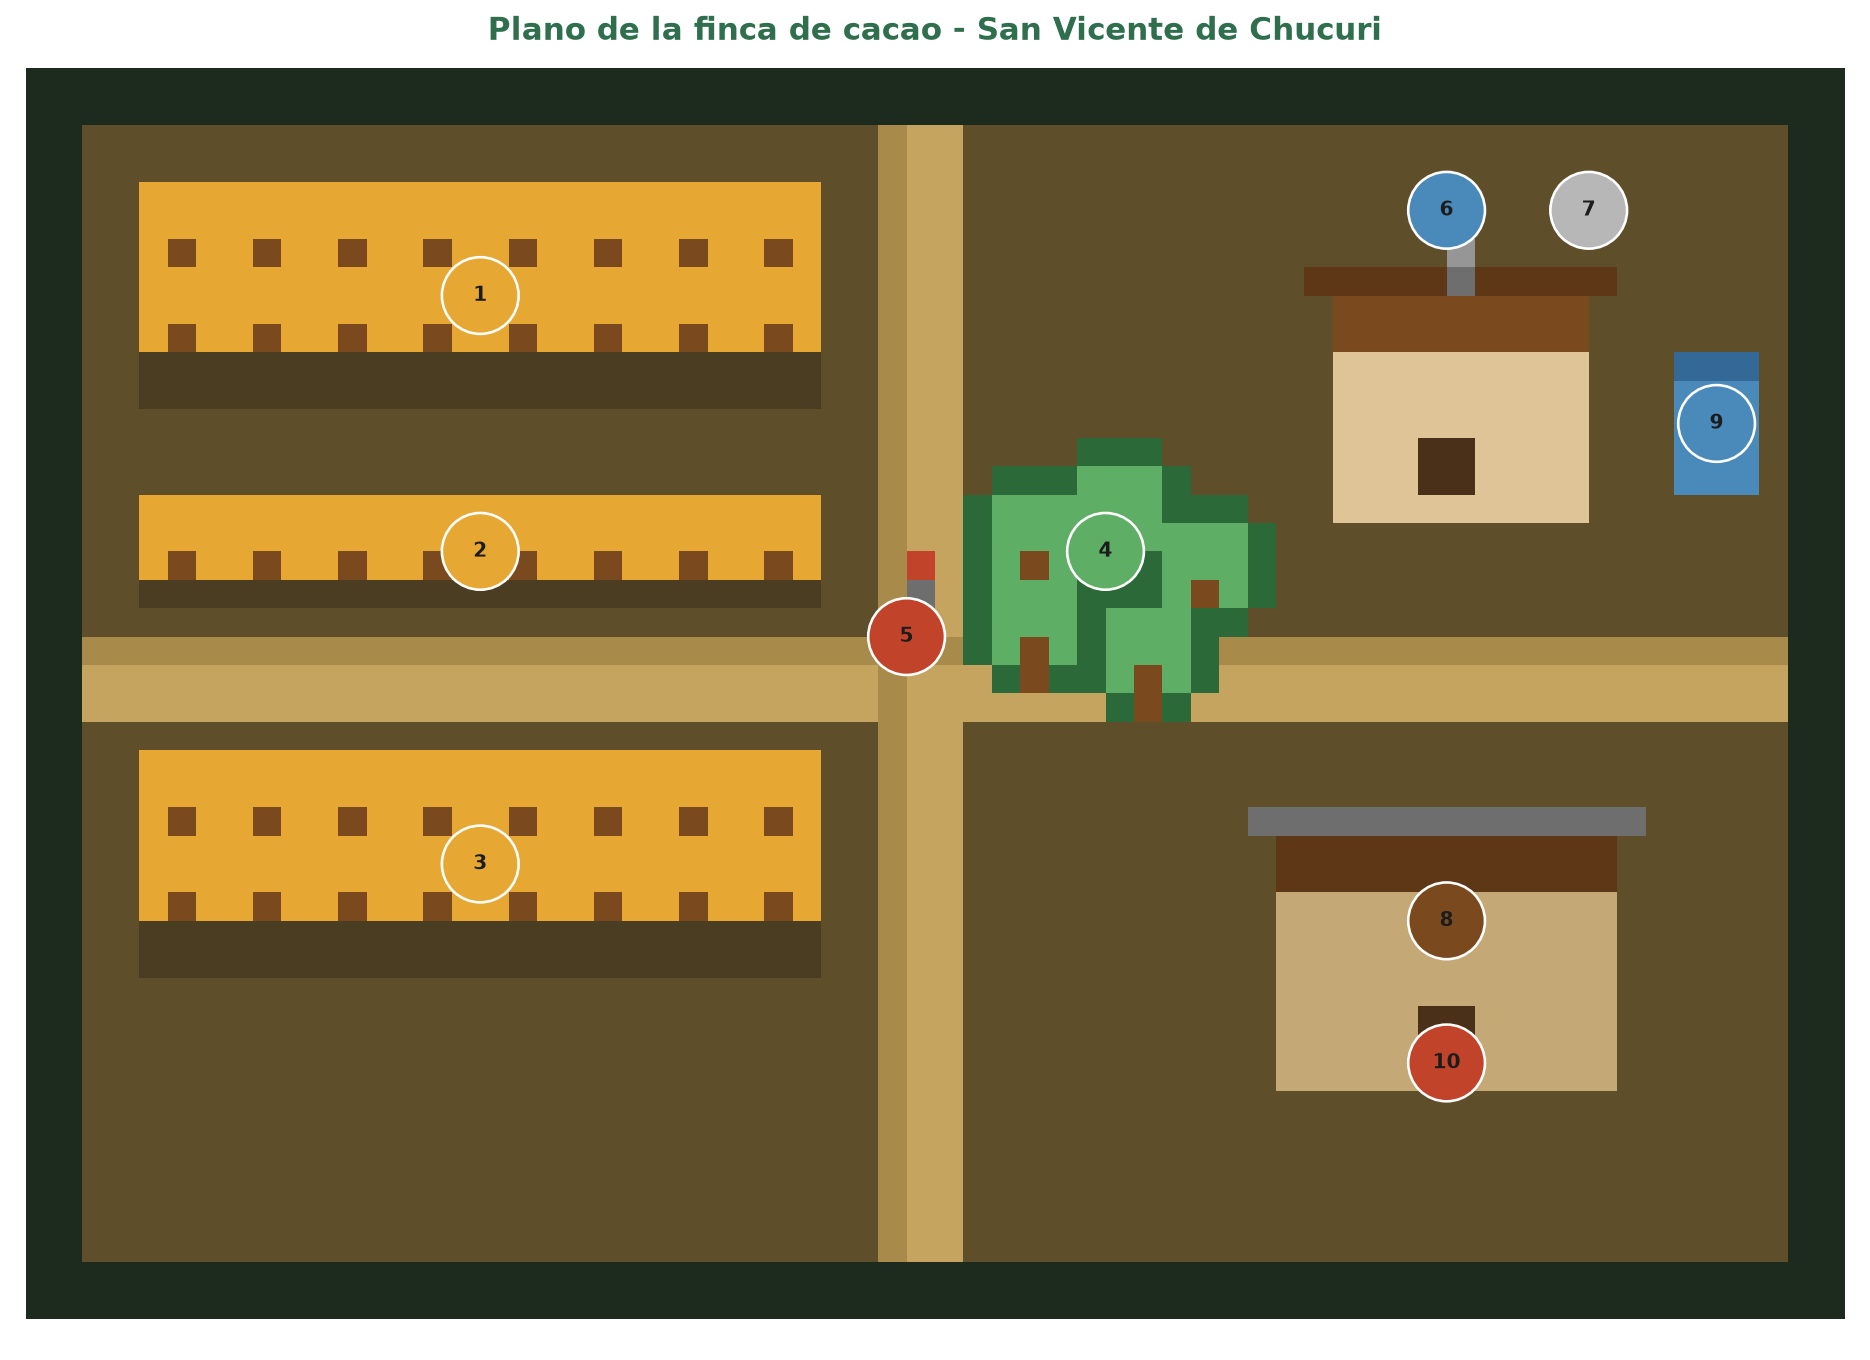

This figure's Python source:
import matplotlib
matplotlib.use("Agg")
import matplotlib.pyplot as plt
import numpy as np
from PIL import Image
from matplotlib.patches import Circle, FancyBboxPatch

PAL = {
    "bg": (28, 43, 30),
    "campo1": (74, 61, 34),
    "campo2": (94, 78, 42),
    "sendero": (196, 164, 94),
    "sendero2": (168, 138, 74),
    "lote": (230, 167, 51),
    "lote_borde": (122, 74, 30),
    "hoja1": (95, 174, 102),
    "hoja2": (63, 138, 74),
    "hoja3": (44, 105, 56),
    "techo": (122, 74, 30),
    "techo2": (94, 56, 22),
    "pared": (222, 196, 150),
    "pared2": (196, 168, 118),
    "puerta": (74, 48, 24),
    "agua": (74, 138, 186),
    "agua2": (52, 104, 150),
    "gris": (150, 150, 150),
    "gris2": (110, 110, 110),
    "rojo": (192, 67, 42),
}

W, H = 64, 44
img = np.zeros((H, W, 3), dtype=np.uint8)
img[:, :] = PAL["bg"]


def rect(x0, y0, x1, y1, color):
    img[y0:y1, x0:x1] = PAL[color]


def arbol(cx, cy, r=2, copa="hoja2", tronco="lote_borde"):
    for y in range(cy - r, cy + r + 1):
        for x in range(cx - r, cx + r + 1):
            if 0 <= y < H and 0 <= x < W and (x - cx) ** 2 + (y - cy) ** 2 <= r * r + 1:
                img[y, x] = PAL[copa]
    if 0 <= cy + r < H:
        img[cy + r, cx] = PAL[tronco]


def lote_cultivo(x0, y0, x1, y1):
    rect(x0, y0, x1, y1, "campo1")
    for yy in range(y0 + 1, y1 - 1, 3):
        for xx in range(x0 + 1, x1 - 1, 3):
            arbol(xx, yy, 1, "lote", "lote_borde")


def casa(x0, y0, w, h, techo="techo", pared="pared"):
    rect(x0, y0, x0 + w, y0 + 2, techo)
    rect(x0 - 1, y0 - 1, x0 + w + 1, y0, "techo2")
    rect(x0, y0 + 2, x0 + w, y0 + h, pared)
    img[y0 + h - 3:y0 + h - 1, x0 + w // 2 - 1:x0 + w // 2 + 1] = PAL["puerta"]


rect(2, 2, 62, 42, "campo2")
rect(2, 20, 62, 23, "sendero")
rect(30, 2, 33, 42, "sendero")
rect(2, 20, 62, 21, "sendero2")
rect(30, 2, 31, 42, "sendero2")

lote_cultivo(4, 4, 28, 12)
lote_cultivo(4, 15, 28, 19)
lote_cultivo(4, 24, 28, 32)

for cx, cy in [(35, 16), (38, 15), (41, 17), (35, 19), (39, 20)]:
    arbol(cx, cy, 2, "hoja3", "lote_borde")
for cx, cy in [(35, 16), (38, 15), (41, 17), (35, 19), (39, 20)]:
    arbol(cx, cy, 1, "hoja1", "lote_borde")

img[19, 31] = PAL["gris"]
img[18, 31] = PAL["gris2"]
img[17, 31] = PAL["rojo"]

casa(46, 8, 9, 8)
rect(58, 10, 61, 15, "agua")
rect(58, 10, 61, 11, "agua2")
img[7, 50] = PAL["gris2"]
img[6, 50] = PAL["gris"]

casa(44, 27, 12, 9, "techo2", "pared2")
rect(43, 26, 57, 27, "gris2")

PINES = [
    ("1", "lote-cultivo-01", 16, 8, "#e6a733"),
    ("2", "lote-cultivo-02", 16, 17, "#e6a733"),
    ("3", "lote-cultivo-03", 16, 28, "#e6a733"),
    ("4", "dosel-sombra-01", 38, 17, "#5fae66"),
    ("5", "estacion-campo-01", 31, 20, "#c0432a"),
    ("6", "meteorologia-predio-01", 50, 5, "#4a8aba"),
    ("7", "calidad-aire-01", 55, 5, "#b7b7b7"),
    ("8", "secado-fermentacion-01", 50, 30, "#7a4a1e"),
    ("9", "reservorio-riego-01", 59.5, 12.5, "#4a8aba"),
    ("10", "perimetro-bodega-01", 50, 35, "#c0432a"),
]

fig, ax = plt.subplots(figsize=(11, 8), dpi=170)
ax.imshow(img, extent=[0, W, H, 0], interpolation="nearest")
for num, nombre, x, y, color in PINES:
    ax.add_patch(Circle((x, y), 1.35, facecolor=color, edgecolor="white", linewidth=1.1, zorder=5))
    ax.text(x, y, num, ha="center", va="center", fontsize=8.5, fontweight="bold", color="#1c1c1c", zorder=6)
ax.set_xlim(0, W)
ax.set_ylim(H, 0)
ax.axis("off")
ax.set_title("Plano de la finca de cacao - San Vicente de Chucuri", fontsize=13, fontweight="bold", color="#2f6f4e", pad=12)
fig.tight_layout()
fig.savefig("plano_finca.png", facecolor="white")
print("ok")
